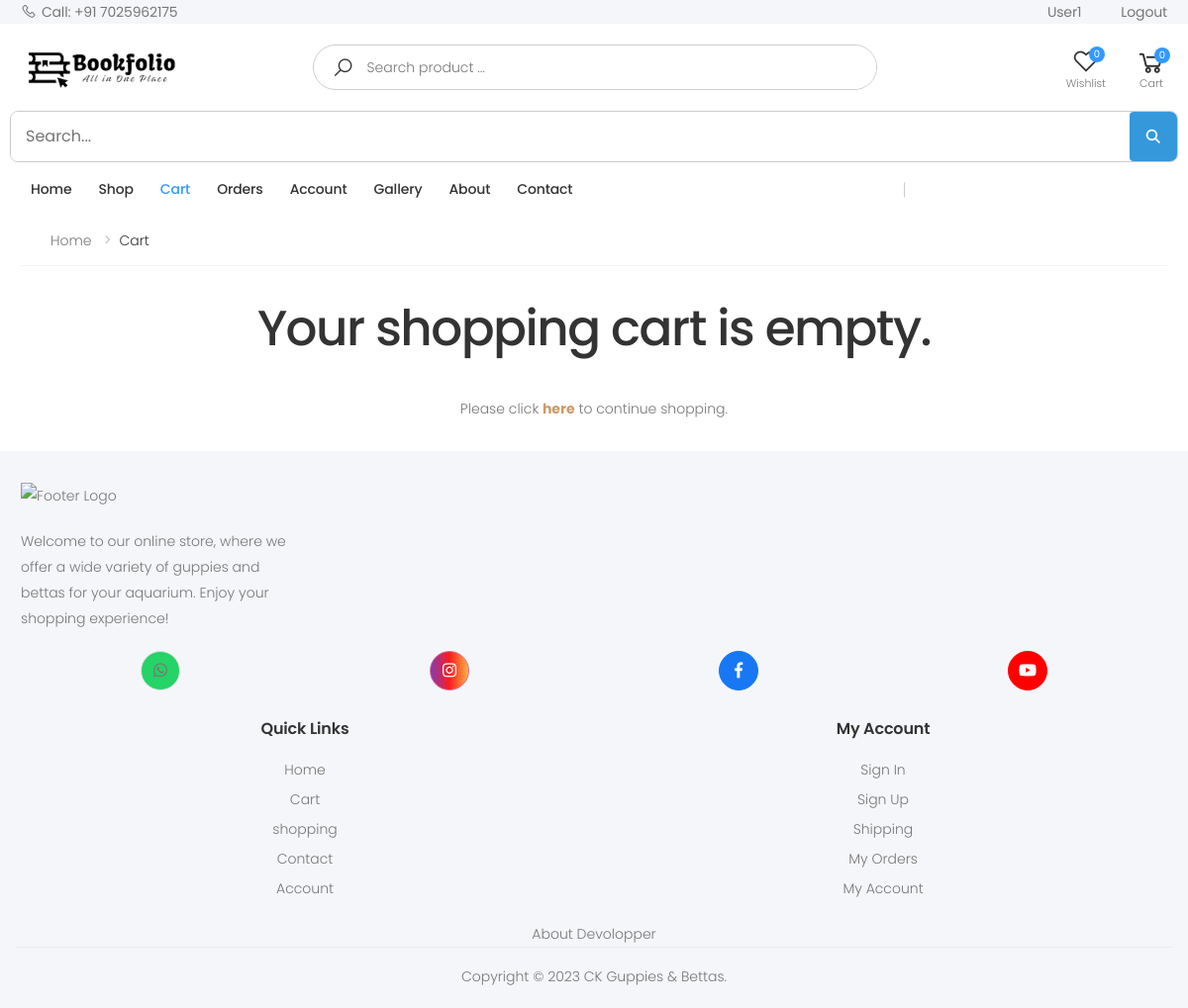
/cart/ (signed in), run on an earlier commit of the app's database.
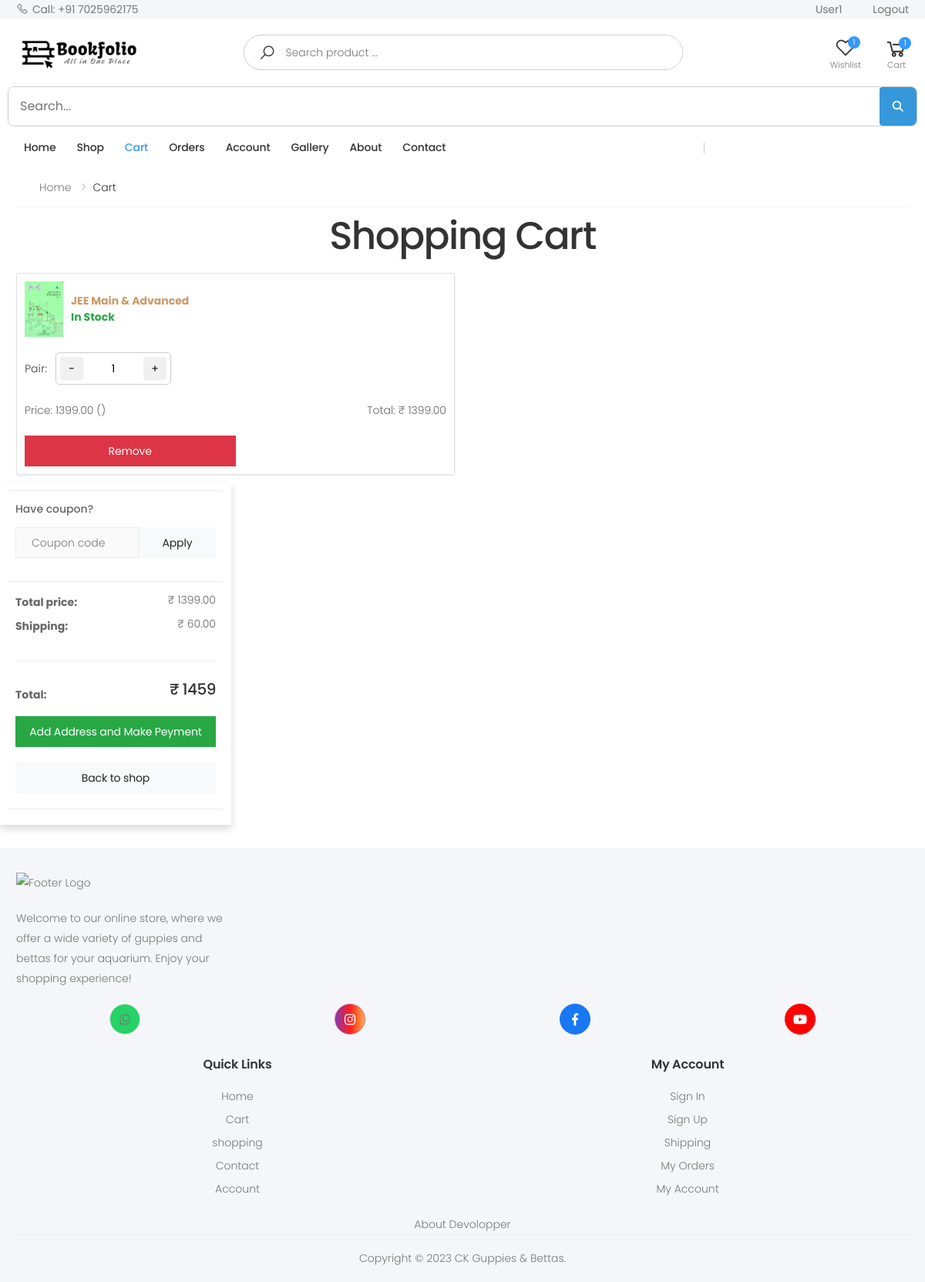
And on a later commit of the database.
### store/models.py (models this page shows, shortened)
class OrderItem(models.Model):
    product = models.ForeignKey(Product, on_delete=models.SET_NULL, null=True)
    order = models.ForeignKey(Order, on_delete=models.SET_NULL, null=True)
    quantity = models.IntegerField(default=0, null=True, blank=True)
    date_added = models.DateTimeField(auto_now_add=True)
    price_at_purchase = models.DecimalField(max_digits=7, decimal_places=2, null=True, blank=True)
    @property
    def get_total(self):
        if self.price_at_purchase is None:
            self.price_at_purchase = self.product.new_price
        return self.price_at_purchase * self.quantity

class Product(models.Model):
    name = models.CharField(max_length=250, unique=True)
    slug = models.SlugField(max_length=250, unique=True)
    description = models.TextField(blank=True)
    old_price = models.DecimalField(max_digits=7, blank=True, null=True, decimal_places=2)
    new_price = models.DecimalField(max_digits=7, blank=False, decimal_places=2)
    category = models.ForeignKey(Category, on_delete=models.SET_NULL, null=True)
    image_1 = models.ImageField(upload_to='product')
    image_2 = models.ImageField(upload_to='product', blank=True)
    image_3 = models.ImageField(upload_to='product', blank=True)
    video_url = models.URLField(max_length=200, blank=True)
    stock = models.IntegerField()
    active = models.BooleanField(default=True)
    new = models.BooleanField(default=True)
    created = models.DateTimeField(auto_now_add=True)
    update = models.DateField(auto_now=True)
    def get_url(self):
        return reverse('store_app:proDetail', args=[self.category.slug, self.slug])
    class Meta:
        ordering = ('name',)
        verbose_name = 'product'
        verbose_name_plural = 'products'
    @property
    def imageURL(self):
        try:
            url = self.image_1.url
        except:
            url = ''
        return url

class Order(models.Model):
    STATUS_CHOICES = [
        ('Processing', 'Processing'),
        ('Shipped', 'Shipped'),
        ('Delivered', 'Delivered')
    ]
    customer = models.ForeignKey(Customer, on_delete=models.SET_NULL, null=True, blank=True)
    date_ordered = models.DateTimeField(auto_now_add=True)
    complete = models.BooleanField(default=False)
    transaction_id = models.CharField(max_length=100, null=True)
    status = models.CharField(max_length=20, choices=STATUS_CHOICES, default='Processing')
    processing_time = models.DateTimeField(null=True, blank=True)
    shipped_time = models.DateTimeField(null=True, blank=True)
    delivered_time = models.DateTimeField(null=True, blank=True)
    @property
    def get_cart_total(self):
        orderitems = self.orderitem_set.all()
        total = sum([item.get_total for item in orderitems])
        return total
    @property
    def get_cart_items(self):
        orderitems = self.orderitem_set.all()
        total = sum([item.quantity for item in orderitems])
        return total

### store/views.py (the view)
# urls.py: path('cart/', views.cart, name="cart"),
def cart(request):
    data = cartData(request)
    cartItems = data['cartItems']
    order = data['order']
    items = data['items']
    total_price_difference = data['total_price_difference']
    context = {'items': items, 'order': order, 'cartItems': cartItems, 'total_price_difference': total_price_difference}
    return render(request, 'store/cart.html', context)

### store/context_processors.py (called while the page is built)
def menu_link(request): # this function don't wanna call to work, it's defined in setting to work
    links_list = Category.objects.annotate(
        num_products=Count('product', filter=Q(product__active=True, product__stock__gt=0))
    ).filter(num_products__gt=0).order_by('name')  # Add an order_by clause here
    paginator3 = Paginator(links_list, 8)
    try:
        page = int(request.GET.get('page', '1'))
    except:
        page = 1
    try:
        links = paginator3.page(page)
    except (InvalidPage, EmptyPage):
        links = paginator3.page(paginator3.num_pages)
    return dict(links=links)

def cart_data(request):
    data = cartData(request)
    cartItems = data['cartItems']
    return dict(cartItems=cartItems)

def wishlist_count(request):
    if request.user.is_authenticated:
        wishlist_count = Wishlist.objects.filter(user=request.user).count()
    else:
        wishlist_count = 0
    return {'wishlist_count': wishlist_count}

### store/models.py (called while the page is built)
    def get_url(self):
        return reverse('store_app:product_by_category', args=[self.slug])

### store/templates/store/Cart.html (shortened to what the changed rows need)
{% extends 'store/Base.html' %}
{% load static %}
{% block content %}
<link rel="stylesheet" href="{% static 'assets/css/style/cart.css' %}">
<link rel="stylesheet" href="{% static 'CSS/cart.css' %}">
<div class="container">
	{% if not items %}
	<div>
		<div class="text-center mb-3">
			<br>
			<h1>Your shopping cart is empty.</h1>
			<p class="mt-4">Please click <a href="{% url 'store_app:allProdCat' %}"><b>here</b></a> to
				continue shopping.</p>
		</div>
	</div>
	{% else %}
	<div class="text-center mb-2">
		<h1>Shopping Cart</h1>
	</div>
	<div class="row g-3">
		{% for cart_item in items %}
			<div class="col-md-6">
				<div class="card border rounded shadow-sm">
					<div class="card-header m-3">
						<a href="{{cart_item.product.get_url}}">
							<div class="d-flex align-items-center">
								<img src="{{ cart_item.product.imageURL }}" alt="{{ cart_item.product.name }}" class="img-fluid" style="width: 50px;">
								<div class="ms-3 ml-3">
									<div>{{ cart_item.product.name }}</div>
									<div class="{% if cart_item.product.active and cart_item.product.stock > 0 %} text-success {% endif %} {% if not cart_item.product.active or cart_item.product.stock == 0 %} text-muted {% endif %}">
										{% if cart_item.product.active and cart_item.product.stock > 0 %}
										In Stock
										{% else %}
										Out of Stock
										{% endif %}
									</div>
								</div>
							</div>
						</a>
					</div>
					<div class="card-body">
						<div class="d-flex flex-row justify-content-between">
							<div class="details-filter-row details-row-size">
								<label for="qty">Pair:</label>
								<div class="product-details-quantity">
									<div class="cart-item-counter">
										<button data-product="{{cart_item.product.id}}" data-action="remove" class="cart-decrement chg-quantity update-cart">-</button>
										<input id="cart-quantity" class="cart-quantity" value="{{ cart_item.quantity }}">
										<button data-quntity="{{cart_item.product.stock}}" data-product="{{cart_item.product.id}}" data-action="add" class="cart-increment chg-quantity update-cart">+</button>
									</div>
								</div>
							</div>
						</div>
						<div class="d-flex flex-row justify-content-between">
							<div>Price: {{ cart_item.product.new_price }} ({{ cart_item.product.price_difference }})</div>
							<div>Total: ₹ {{order.get_cart_total|floatformat:2}}</div>
						</div>
						<div class="d-flex flex-row justify-content-start">
							<button type="button" class="btn btn-danger mt-2 update-cart remove-button" data-product="{{ cart_item.product.id }}" data-action="remove-all">Remove</button>
						</div>
					</div>
				</div>
			</div>
		{% endfor %}
	</div>
</div>
<aside class="col-lg-3 mb-3">
	<div class="card">
		<div class="card-body">
			<form id="couponForm">
				<div class="form-group">
					<label class="form-label">Have coupon?</label>
					<div class="input-group">
						<input type="text" class="form-control pr-2" name="couponCode" placeholder="Coupon code">
						<button type="submit" class="btn btn-light"
							style="max-width: 150px; min-width: 100px;">Apply</button>
					</div>
				</div>
			</form>
		</div>
	</div>
	<div class="card">
		<div class="card-body">
			<dl class="dlist-align">
				<dt>Total price:</dt>
				<dd class="text-end"> ₹ {{order.get_cart_total|floatformat:2}}</dd>
			</dl>
			<dl class="dlist-align">
				<dt>Shipping:</dt>
				<dd class="text-end"> ₹ 60.00 </dd>
			</dl>
			<hr>
			<dl class="dlist-align">
				<dt>Total:</dt>
				<dd class="text-end text-dark h5"> ₹ {{ order.get_cart_total|add:60}} </dd>
			</dl>
			<div class="d-grid gap-2 my-3">
				<a href="{% url 'store_app:checkout' %}" class="btn btn-success w-100 mb-2"> Add Address and Make Peyment </a>
				<a href="/" class="btn btn-light w-100"> Back to shop </a>
			</div>
		</div>
	</div>
</aside>
{% endif %}
</div>
{% endblock %}

### store/templates/store/Base.html (shortened to what the changed rows need)
{% load static %}
<!DOCTYPE html>
<html lang="en">
<head>
    <link rel="stylesheet" href="{% static 'assets/css/bootstrap.min.css' %}">
    <link rel="stylesheet" href="{% static 'assets/css/style/Base.css' %}">
    <link rel="stylesheet" href="{% static 'assets/css/skins/skin-demo-4.css' %}">
    <link rel="stylesheet" href="{% static 'assets/css/demos/demo-4.css' %}">
    <link rel="stylesheet" href="{% static 'assets/css/style2.css' %}">
</head>
<body>
    <div class="page-wrapper">
        <header class="header header-intro-clearance header-4">
            <div class="header-middle">
                <div class="container">
                    <div class="header-right">
                        <div class="wishlist">
                            <a href="{% url 'store_app:wishlist' %}" title="Wishlist">
                                <div class="icon">
                                    <i class="icon-heart-o"></i>
                                    <span class="wishlist-count badge">{{ wishlist_count }}</span>
                                </div>
                            </a>
                        </div>
                        <div class="dropdown cart-dropdown">
                            <a href="{% url 'store_app:cart' %}" class="dropdown-toggle">
                                <div class="icon">
                                    <i class="icon-shopping-cart"></i>
                                    <span class="cart-count">{{cartItems}}</span>
                                </div>
                            </a>
                        </div>
                    </div>
                </div>
            </div>
        </header>
        {% block content %}{% endblock %}
    </div>
</body>
</html>

What changed in the data, as far as the page shows it:
added OrderItem: product.imageURL (picture), product.name "JEE Main & Advanced", shows "In Stock", quantity "1", product.new_price "1399.00"
now on this page (row unchanged): Order: get_cart_total "1399.00", get_cart_total|add "1459"
Also different on the page:
{{ wishlist_count }}: "0" → "1"
{{ cartItems }}: "0" → "1"
text no longer shown: "Your shopping cart is empty. Please click here to continue shopping."
text now shown: "Shopping Cart Have coupon? Apply Total price: ₹ Shipping: ₹ 60.00 Total: ₹ Add Address and Make Peyment Back to shop"
